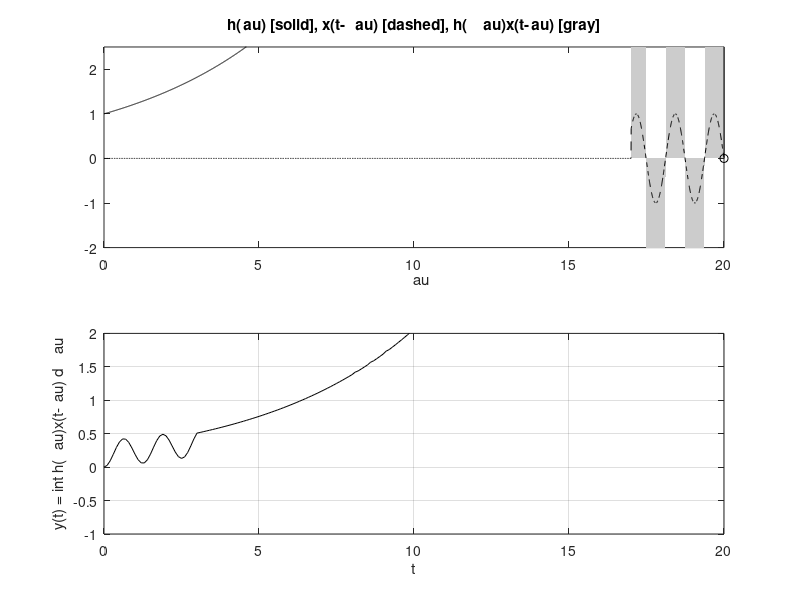

This chart was generated by the following MATLAB code:
% First create the u(t) function
u = @(t) 1.0.* (t>=0);

% Create the x(t) function.
x = @(t) sin(5*t).*(u(t) - u(t - 3));

% Now truncate each of the impluse response funtions.
h = @(t) exp(t/5).*(u(t)-u(t-20)); 
%h1 = @(t) exp(t/5).*(u(t)-u(t-20)); 
%h2 = @(t) 4*exp(-t/5).*(u(t)-u(t-20)); 
%h3 = @(t) 4*exp(-t).*(u(t)-u(t-20));
%h4 = @(t) 4*(exp(-t/5)-exp(-t)).*(u(t)-u(t-20)); %h4

% Modified CH2MP4 from B.1
dtau = 0.005;
tau = [0:dtau:20]; ti = 0; 
tvec = [0:0.1:20]; y = NaN*zeros(1,length(tvec));
% Pre-allocate memory
for t = tvec,
    ti = ti+1; % Time index
    xh = x(t-tau).*h(tau); 
    lxh = length(xh);
    y(ti) = sum(xh.*dtau); 
    % Trapezoidal approximation of convolution integral
    subplot(2,1,1),plot(tau,h(tau),"k-",tau,x(t-tau),"k--",t,0,"ok");
    axis([tau(1) tau(end) -2.0 2.5]);
    patch([tau(1:end-1);tau(1:end-1);tau(2:end);tau(2:end)],...
        [zeros(1,lxh-1);xh(1:end-1);xh(2:end);zeros(1,lxh-1)],...
        [.8 .8 .8],"edgecolor","none");
    xlabel("\tau"); title("h(\tau) [solid], x(t-\tau) [dashed], h(\tau)x(t-\tau) [gray]");
    c = get(gca,'children'); set(gca,'children',[c(2);c(3);c(4);c(1)]);
    subplot(2,1,2),plot(tvec,y,"k",tvec(ti),y(ti),"ok");
    xlabel("t"); ylabel("y(t) = \int h(\tau)x(t-\tau) d\tau");
    axis([tau(1) tau(end) -1.0 2.0]); grid;
    drawnow;
end
